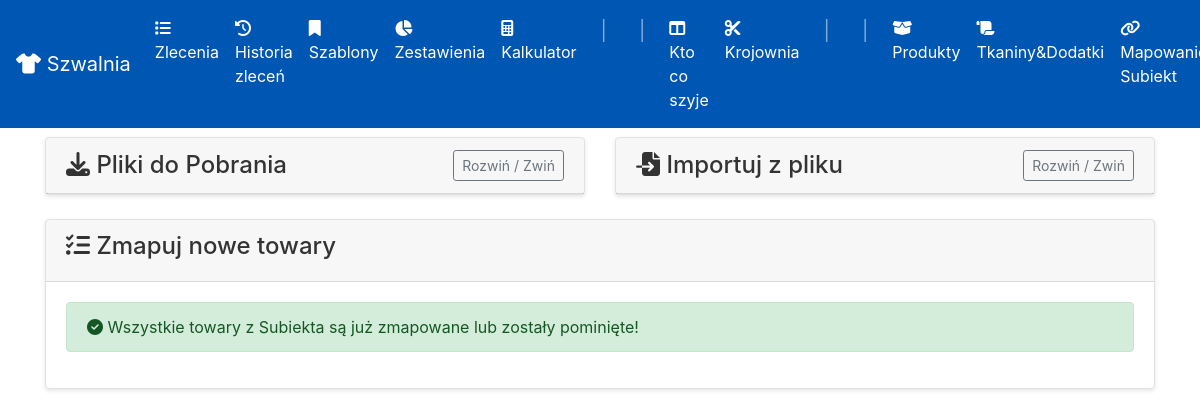
Page /subiekt-mapping on the earlier database version.
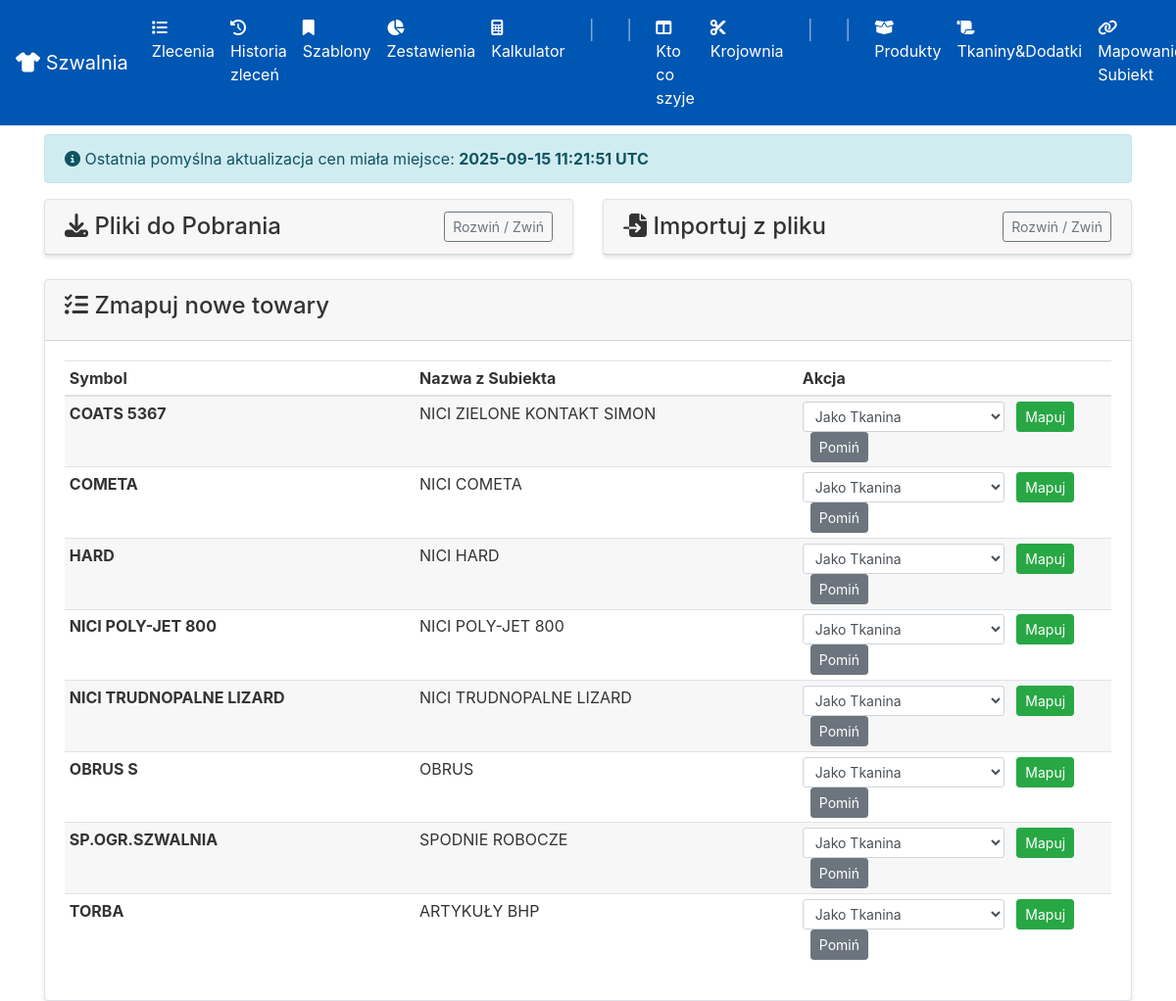
Same page on the later database version.
### app/models.py (models this page shows, shortened)
class SystemInfo(db.Model):
    id = db.Column(db.Integer, primary_key=True)
    key = db.Column(db.String(50), unique=True, nullable=False)
    value = db.Column(db.String(200))

class SubiektProductCache(db.Model):
    id = db.Column(db.Integer, primary_key=True)
    symbol = db.Column(db.String(50), unique=True)
    name = db.Column(db.String(200), nullable=False)
    is_mapped = db.Column(db.Boolean, default=False)

### app/routes.py (the view)
@app.route('/subiekt-mapping')
def subiekt_mapping():
    unmapped_products = SubiektProductCache.query.filter_by(is_mapped=False).order_by(SubiektProductCache.symbol).all()
    last_update_info = SystemInfo.query.filter_by(key='last_price_update').first()
    last_update_timestamp = last_update_info.value if last_update_info else None
    return render_template('subiekt_mapping.html',
                           products=unmapped_products,
                           last_update_timestamp=last_update_timestamp) # <-- Przekazanie do szablonu

### app/routes.py (called while the page is built)
@app.context_processor
def inject_in_progress_orders():
    all_in_progress = Order.query.filter_by(status='W REALIZACJI').order_by(Order.deadline).all()
    krojownia_orders = []
    szwalnia_orders = []
    for order in all_in_progress:
        order.total_quantity = sum(item.quantity for item in order.order_items)
        if order.cutting_table == 'skrojone' and order.assigned_team is not None:
            szwalnia_orders.append(order)
        elif order.cutting_table is not None and order.cutting_table != 'skrojone':
            krojownia_orders.append(order)
    return dict(krojownia_in_progress=krojownia_orders, szwalnia_in_progress=szwalnia_orders)

### app/templates/subiekt_mapping.html (shortened to what this page needs)
{% extends "base.html" %}
{% block content %}
<div class="d-flex justify-content-between align-items-center mb-3">
    <h2> Mapowanie Towarów z Subiekta</h2>
</div>
{% if last_update_timestamp %}
<div class="alert alert-info">
    <i class="fas fa-info-circle"></i> Ostatnia pomyślna aktualizacja cen miała miejsce: <strong>{{ last_update_timestamp }} UTC</strong>
</div>
{% endif %}
<div class="row">
    <div class="col-lg-6">
        <div class="card mb-4">
            <div class="card-header d-flex justify-content-between align-items-center">
                <h4 class="mb-0"><i class="fas fa-download"></i> Pliki do Pobrania</h4>
                <button class="btn btn-sm btn-outline-secondary" type="button" data-toggle="collapse" data-target="#downloadCollapse" aria-expanded="false" aria-controls="downloadCollapse">
                    Rozwiń / Zwiń
                </button>
            </div>
        </div>
    </div>
    <div class="col-lg-6">
        <div class="card mb-4">
             <div class="card-header d-flex justify-content-between align-items-center">
                <h4 class="mb-0"><i class="fas fa-file-import"></i> Importuj z pliku</h4>
                 <button class="btn btn-sm btn-outline-secondary" type="button" data-toggle="collapse" data-target="#importCollapse" aria-expanded="false" aria-controls="importCollapse">
                    Rozwiń / Zwiń
                </button>
            </div>
        </div>
    </div>
</div>
<div class="card">
    <div class="card-header">
        <h4><i class="fas fa-tasks"></i> Zmapuj nowe towary</h4>
    </div>
    <div class="card-body">
        {% if products %}
            <table class="table table-sm table-striped">
                <thead>
                    <tr>
                        <th>Symbol</th>
                        <th>Nazwa z Subiekta</th>
                        <th style="width: 320px;">Akcja</th>
                    </tr>
                </thead>
                <tbody>
                    {% for product in products %}
                    <tr>
                        <td><strong>{{ product.symbol }}</strong></td>
                        <td>{{ product.name }}</td>
                        <td>
                            <form method="POST" action="{{ url_for('map_subiekt_product') }}" class="form-inline d-inline-block">
                                <select name="map_type" class="form-control form-control-sm mr-2">
                                    <option value="fabric">Jako Tkanina</option>
                                </select>
                                <button type="submit" class="btn btn-sm btn-success">Mapuj</button>
                            </form>
                            <form method="POST" action="{{ url_for('skip_subiekt_product') }}" class="form-inline d-inline-block ml-2">
                                 <button type="submit" class="btn btn-sm btn-secondary">Pomiń</button>
                            </form>
                        </td>
                    </tr>
                    {% endfor %}
                </tbody>
            </table>
        {% else %}
            <div class="alert alert-success">
                <i class="fas fa-check-circle"></i> Wszystkie towary z Subiekta są już zmapowane lub zostały pominięte!
            </div>
        {% endif %}
    </div>
</div>
{% endblock %}

Differences in the rows shown:
added SystemInfo: value "2025-09-15 11:21:51"
added SubiektProductCache: symbol "COATS 5367", name "NICI ZIELONE KONTAKT SIMON"
added SubiektProductCache: symbol "COMETA", name "NICI COMETA"
added SubiektProductCache: symbol "HARD", name "NICI HARD"
added SubiektProductCache: symbol "NICI POLY-JET 800", name "NICI POLY-JET 800"
added SubiektProductCache: symbol "NICI TRUDNOPALNE LIZARD", name "NICI TRUDNOPALNE LIZARD"
added SubiektProductCache: symbol "OBRUS S", name "OBRUS"
added SubiektProductCache: symbol "SP.OGR.SZWALNIA", name "SPODNIE ROBOCZE"
added SubiektProductCache: symbol "TORBA", name "ARTYKUŁY BHP"
Other differences:
text no longer shown: "Wszystkie towary z Subiekta są już zmapowane lub zostały pominięte!"
text now shown: "Ostatnia pomyślna aktualizacja cen miała miejsce: UTC Symbol Nazwa z Subiekta Akcja"
